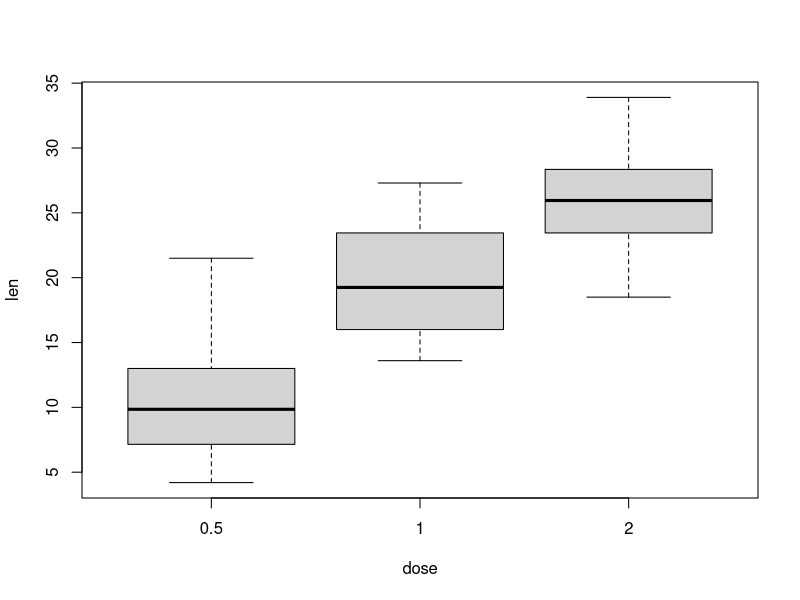

Generate this figure with R:
## ---- chunk 1
library(knitr)
opts_chunk$set(fig.align="center", fig.height=5, fig.width=10)
## ---- chunk 2
head(ToothGrowth)
## ---- chunk 3
TG.mod <- lm(len ~ dose, data = ToothGrowth)
anova(TG.mod)
## ---- chunk 4
boxplot(len ~ dose, data = ToothGrowth)
## ---- chunk 5
t.test(ToothGrowth$len[ToothGrowth$dose == 0.5], ToothGrowth$len[ToothGrowth$dose == 2])
